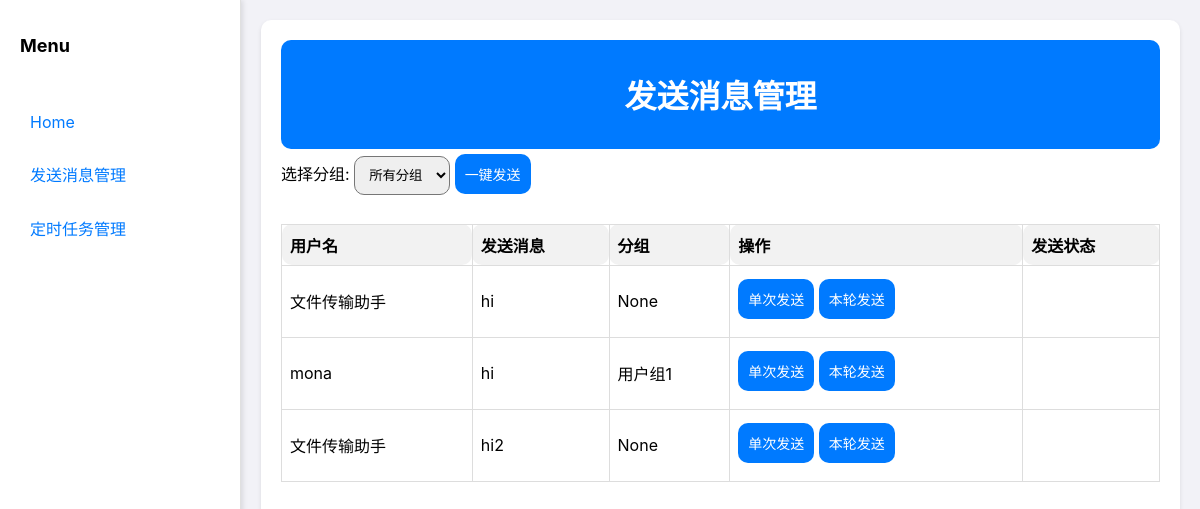
The page /send_message_management/ on the database its author committed.
### client_app/models.py (models this page shows, shortened)
class Message(models.Model):
    user = models.ForeignKey(WechatUser, on_delete=models.CASCADE)
    text = models.TextField()
    @property
    def group(self):
        return self.user.group

class WechatUser(models.Model):
    username = models.CharField(max_length=255, unique=True)
    wechatid = models.CharField(max_length=255, unique=True, blank=True, null=True)
    date_added = models.DateTimeField(blank=True, null=True)
    group = models.CharField(max_length=255, blank=True, null=True)  # 新增分组字段

### client_app/views.py (the view)
# urls.py: path('send_message_management/', send_message_management, name='send_message_management'),
def send_message_management(request):
    messages = Message.objects.all()
    groups = WechatUser.objects.values_list('group', flat=True).distinct()  # 获取所有分组
    return render(request, 'send_message_management.html', {'messages': messages, 'groups': groups})

### client_app/templates/send_message_management.html (shortened to what this page needs)
<!DOCTYPE html>
<html lang="en">
<head>
</head>
<body>
<div class="sidebar">
    <h2>Menu</h2>
    <ul>
        <li><a href="{% url 'home' %}">Home</a></li>
        <li><a href="{% url 'send_message_management' %}">发送消息管理</a></li>
        <li><a href="{% url 'schedule_management' %}">定时任务管理</a></li>
    </ul>
</div>
<div class="content">
    <div class="topbar">
        <h1>发送消息管理</h1>
    </div>
    <div>
        <label for="groupFilter">选择分组:</label>
        <select id="groupFilter" onchange="filterMessages()">
            <option value="all">所有分组</option>
        </select>
        <button type="button" onclick="sendGroupMessage()">一键发送</button>
    </div>
    <table>
        <thead>
        <tr>
            <th>用户名</th>
            <th>发送消息</th>
            <th>分组</th>
            <th>操作</th>
            <th>发送状态</th>
        </tr>
        </thead>
        <tbody id="messageContainer">
        {% for message in messages %}
            <tr data-group="{{ message.group }}">
                <td>{{ message.user.username }}</td>
                <td>{{ message.text }}</td>
                <td>{{ message.group }}</td>
                <td>
                    <form method="post" onsubmit="return sendMessage(this);">
                        <button type="submit">单次发送</button>
                        <button type="button" class="skip-button" onclick="toggleSkip(this)">本轮发送</button>
                    </form>
                </td>
                <td>
                </td>
            </tr>
        {% endfor %}
        </tbody>
    </table>
</div>
</body>
</html>

### client_app/templates/send_message_management.html (style rules this page uses)
body { font-family: -apple-system, BlinkMacSystemFont, "Segoe UI", Roboto, "Helvetica Neue", Arial, sans-serif; margin: 0; padding: 0; display: flex; height: 100vh; background-color: #f2f2f7; }
.sidebar { width: 200px; background-color: #ffffff; padding: 20px; box-shadow: 2px 0 5px rgba(0, 0, 0, 0.1); display: flex; flex-direction: column; gap: 20px; border-right: 1px solid #e0e0e0; }
#connectForm button, button[type="submit"], .content button[type="button"], button.skip-button { background-color: #007aff; color: white; border: none; cursor: pointer; padding: 10px; margin-bottom: 10px; font-size: 14px; border-radius: 10px; transition: background-color 0.3s ease; }
h2 { font-size: 18px; margin-bottom: 10px; }
ul { list-style: none; padding: 0; }
ul li { margin-bottom: 10px; }
ul li a { text-decoration: none; color: #007aff; padding: 10px; display: block; border-radius: 10px; transition: background-color 0.3s ease; }
.content { flex: 1; padding: 20px; background-color: #ffffff; border-radius: 10px; box-shadow: 0 2px 4px rgba(0, 0, 0, 0.1); margin: 20px; }
.topbar { background-color: #007aff; color: white; padding: 10px; text-align: center; border-radius: 10px; }
table { width: 100%; border-collapse: collapse; margin-top: 20px; }
table, th, td { border: 1px solid #ddd; border-radius: 10px; }
th, td { padding: 8px; text-align: left; }
th { background-color: #f2f2f2; }
select, button { border-radius: 10px; padding: 10px; margin: 5px 0; }
button.skip-button { background-color: #ccc; color: white; cursor: pointer; }

### rows shown on the page
Message: user.username "文件传输助手", text "hi", group "None"
Message: user.username "mona", text "hi", group "用户组1"
Message: user.username "文件传输助手", text "hi2", group "None"
